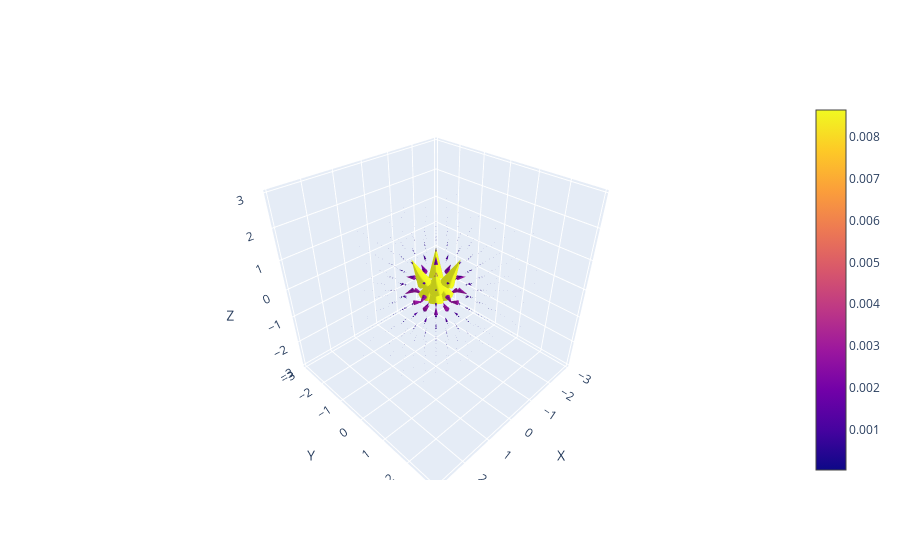

Write notebook code for a chart like this one.
### Code cell
def field_around_toroidal_current_carrying_wire(I:float, 
                                                ring_radius:float = 0.5,
                                                CONSTANTS:dict = CONSTANTS, 
                                                x_extent:list = [-2, 2], 
                                                y_extent:list = [-2, 2],
                                                z_extent:list = [2,-2], 
                                                resolution:float = 10, 
                                                integral_discretisation:float = 1000) -> list[np.ndarray]:
    '''
    In the case of a circulating current, a magnetic field is formed inside of it. This is a nice parity to the previous case. 
    We will place our coil in the centre of the x,y plane, with current circulating anticlockwise as you look at it down the z 
    axis. By the right hand rule, this will lead to a magnetic field which is aligned directly up the z axis. 
    
    Args:
        I (float): Current which the wire is carrying.
        ring_radius (float): Radius of our current carrying ring
        CONSTANTS (dict): Dictionary of all of the physical constants which could be useful.
        x_extent (list[int]): extent in the x direction of the final field. In SI Units, this will be meters.
        y_extent (list[int]): extent in the y direction of the final field. In SI Units, this will be meters.
        z_extent (list[int]): extent in the z direction of the final field. In SI Units, this will be meters.
        resolution (int): side length of rectangular grid
        integral_discretisation (int): how many segments we break up our integral into.

    Returns:
        6 numpy nd arrays 
    '''
    mu0, Pi = CONSTANTS['mu_naught'], CONSTANTS['pi']


    x, y, z = np.meshgrid(
        np.linspace(x_extent[0], x_extent[1], resolution),
        np.linspace(y_extent[0], y_extent[1], resolution),
        np.linspace(z_extent[0], z_extent[1], resolution)
    )
    Bx, By, Bz = np.zeros_like(x), np.zeros_like(y), np.zeros_like(z)


    # Biot savart prefactor
    prefactor = mu0 * I / (4*Pi)
    
    # Discretise the loop into large number of pieces for summation approximation 
    dphi = 2*np.pi / integral_discretisation
    phis = np.linspace(0, 2*Pi, integral_discretisation, endpoint=False)
    
    for phi in phis:
        # Coordinates of the source point on the loop
        xprime = ring_radius*np.cos(phi)
        yprime = ring_radius*np.sin(phi)
        zprime = 0.0
        
        dlx = -ring_radius * np.sin(phi) * dphi
        dly =  ring_radius * np.cos(phi) * dphi
        dlz =  0.0
        
        # r - r'
        rx = x - xprime
        ry = y - yprime
        rz = z - zprime
        
        # distance^3 (have to add small amount for numerical stability )
        r3 = (rx**2 + ry**2 + rz**2)**1.5 + 0.01  
        
        # cross product dl' x (r-r'):
        cross_x = dly*rz - dlz*ry  # = R cos(phi)*z * dphi
        cross_y = dlz*rx - dlx*rz  # = R sin(phi)*z * dphi
        cross_z = dlx*ry - dly*rx  
       
        # Accumulate in B
        Bx += prefactor * cross_x / r3
        By += prefactor * cross_y / r3
        Bz += prefactor * cross_z / r3

    return x, y, z, Bx, By, Bz
# call
x_coil, y_coil, z_coil, fields_x_coil, fields_y_coil, fields_z_coil = field_around_toroidal_current_carrying_wire(10000)
plotter.plotter(x_coil, y_coil, z_coil, fields_x_coil, fields_y_coil, fields_z_coil)

### Figure 1 — Plotly figure (JSON) as saved in the notebook; plotly's stock layout.template omitted (floating-point values rounded to 4 significant figures; data arrays with more than 128 entries replaced by an {"elided": "..."} marker saying what was removed)
{"data": [{"anchor": "tail", "sizemode": "scaled", "sizeref": 2, "type": "cone", "u": {"elided": "1000 float values"}, "v": {"elided": "1000 float values"}, "w": {"elided": "1000 float values"}, "x": {"elided": "1000 float values"}, "y": {"elided": "1000 float values"}, "z": {"elided": "1000 float values"}}], "layout": {"scene": {"xaxis": {"title": {"text": "X"}}, "yaxis": {"title": {"text": "Y"}}, "zaxis": {"title": {"text": "Z"}}}}}
